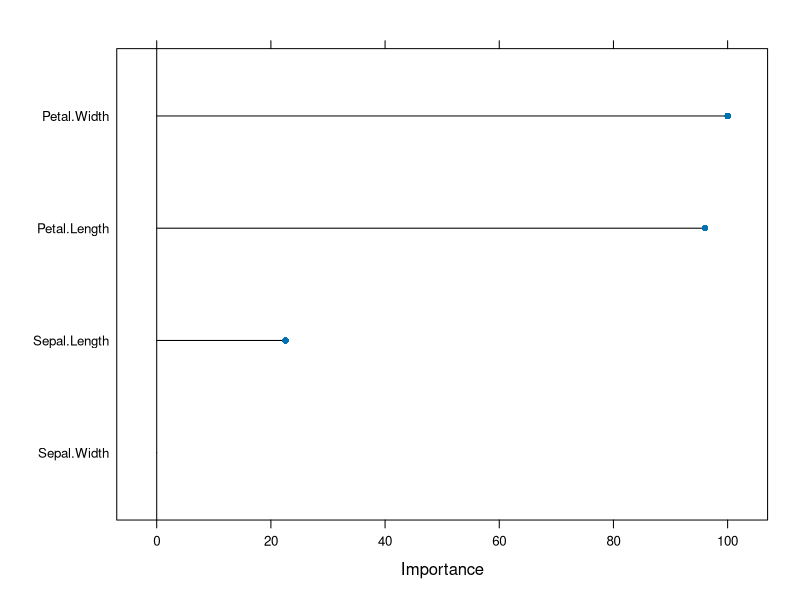

R code for this plot:
# Build Bagging ML model

rm(list=ls())
dev.off()
#install.packages("caret")
library(caret)
data(iris)
set.seed(123)
indT <- createDataPartition(y=iris$Species, p=0.6, list=FALSE)
training <- iris[indT,]
testing <- iris[-indT,]

ModFit_bag <- train(as.factor(Species) ~ .,data=training,
                    method="treebag",
                    importance=TRUE) 
# convert to factor when using caret
predict_bag <- predict(ModFit_bag,testing)
confusionMatrix(predict_bag, testing$Species)
plot(varImp(ModFit_bag)) # Variable Importance: which variables are more important to pot

